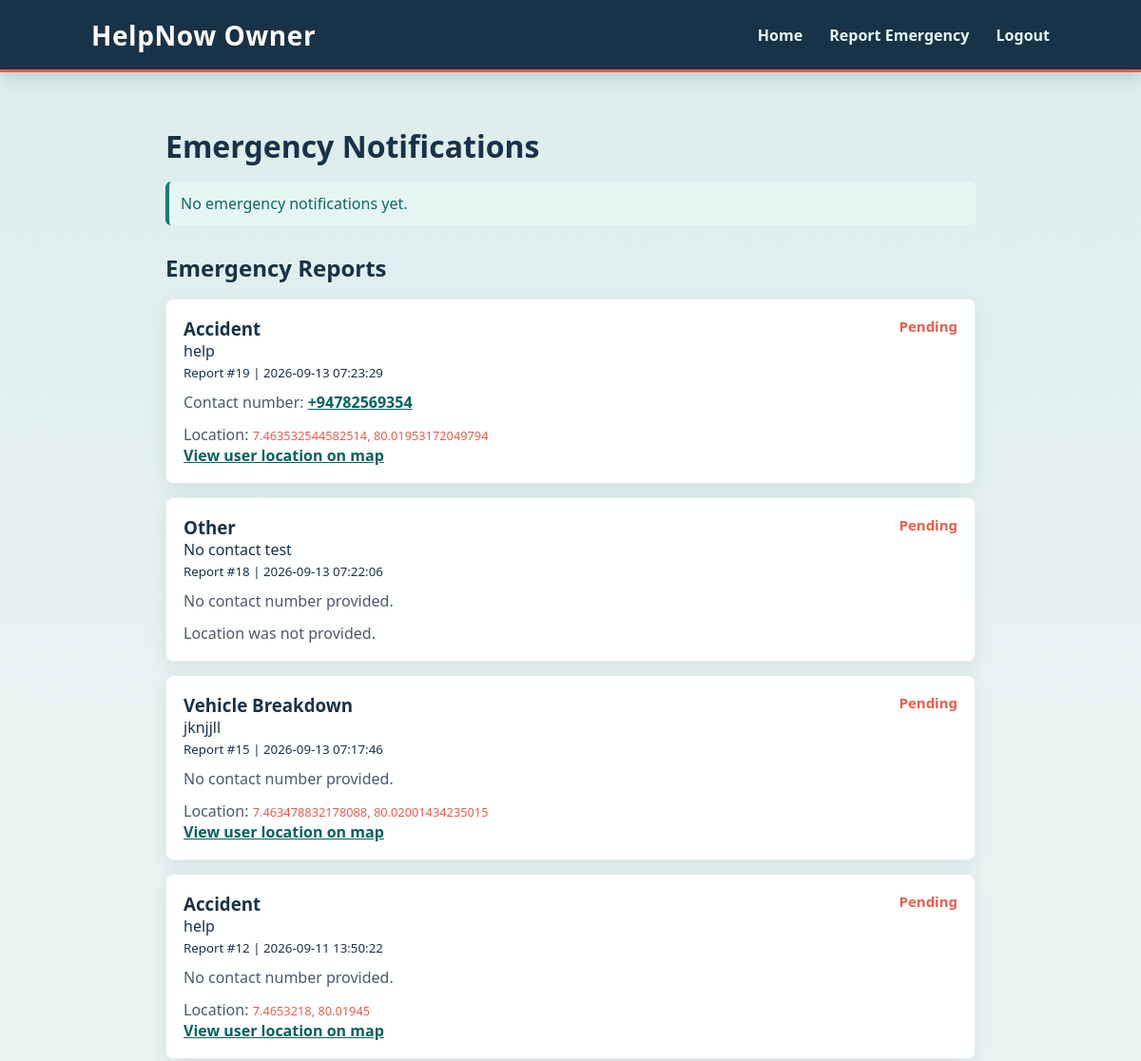
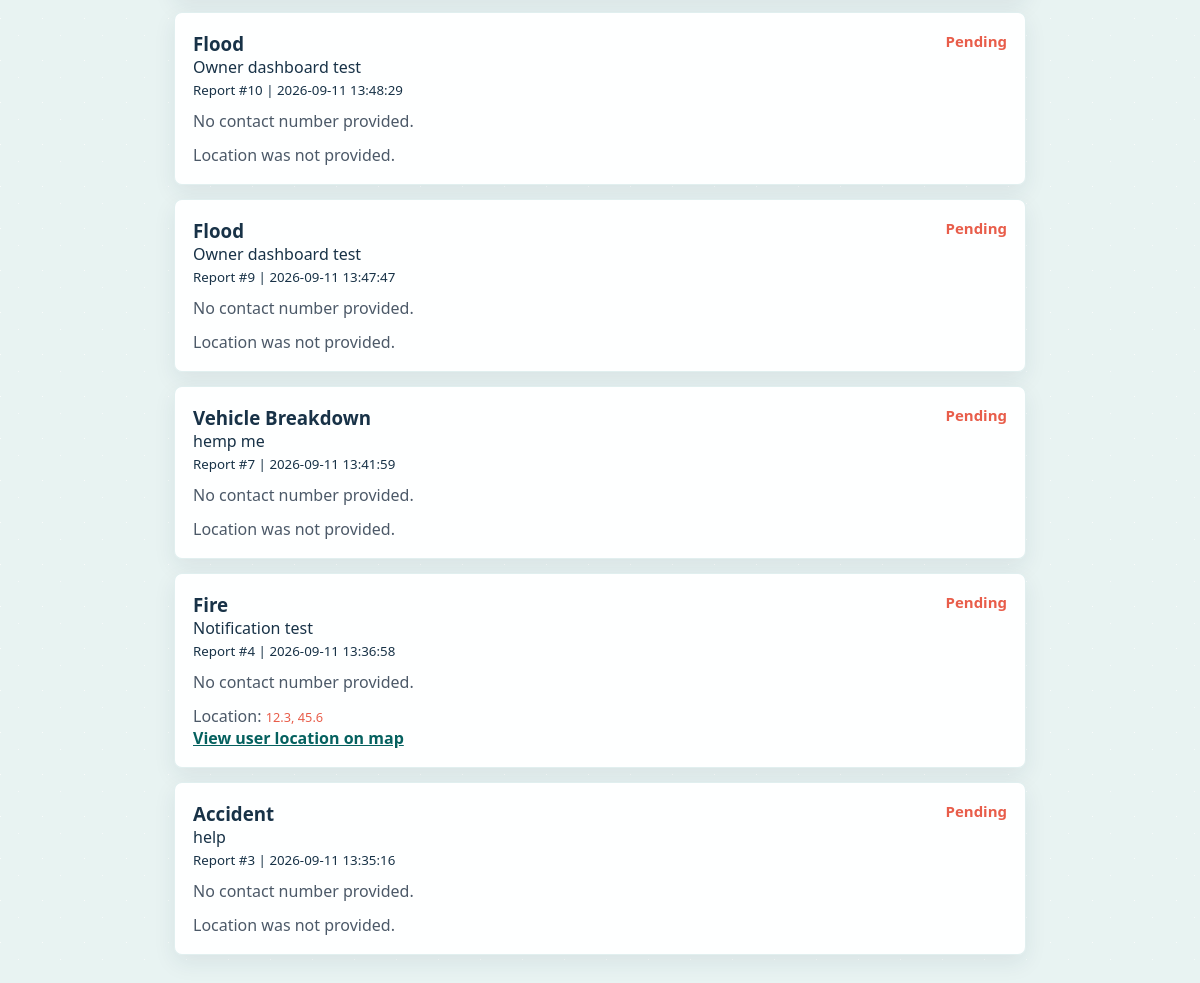
Page /owner (signed in) on the committed database (2 pictures, top to bottom).
### tables this page shows
CREATE TABLE emergency_reports (
    id INTEGER PRIMARY KEY AUTOINCREMENT,
    user_id INTEGER NOT NULL,
    type TEXT NOT NULL,
    description TEXT,
    latitude REAL,
    longitude REAL,
    status TEXT DEFAULT 'pending',
    priority TEXT DEFAULT 'normal',
    created_at TIMESTAMP DEFAULT CURRENT_TIMESTAMP, recipient_phone TEXT, live_location INTEGER DEFAULT 0, location_updated_at TIMESTAMP,

    FOREIGN KEY (user_id)
    REFERENCES users(id)
);

### app.py (the view)
@app.route("/owner")
def owner_dashboard():
    if session.get("owner_id") is None:
        return redirect(url_for("login", next="owner_dashboard"))
    with get_connection() as connection:
        reports = connection.execute(
            """
            SELECT emergency_reports.*, users.name AS reporter_name
            FROM emergency_reports
            JOIN users ON users.id = emergency_reports.user_id
            ORDER BY emergency_reports.id DESC
            """
        ).fetchall()
        notifications = connection.execute(
            """
            SELECT notifications.message, notifications.created_at
            FROM notifications
            JOIN users ON users.id = notifications.user_id
            WHERE users.email = ?
            ORDER BY notifications.id DESC
            LIMIT 20
            """,
            ("owner",),
        ).fetchall()
    return render_template(
        "owner.html",
        reports=reports,
        notifications=notifications,
    )

### app.py (called while the page is built)
def get_connection():
    connection = sqlite3.connect(DATABASE_PATH)
    connection.row_factory = sqlite3.Row
    return connection

### templates/owner.html (shortened to what this page needs)
<!DOCTYPE html>
<html lang="en">
<head>
    <link rel="stylesheet" href="{{ url_for('static', filename='css/style.css') }}">
</head>
<body>
    <nav class="navbar">
        <div class="logo">HelpNow Owner</div>
        <div class="nav-links">
            <a href="{{ url_for('home') }}">Home</a>
            <a href="{{ url_for('report') }}">Report Emergency</a>
            <a href="{{ url_for('logout') }}">Logout</a>
        </div>
    </nav>
    <main class="dashboard-section">
        <h1>Emergency Notifications</h1>
        {% for notification in notifications %}
        <p class="form-message warning">{{ notification.message }}<br><small>{{ notification.created_at }}</small></p>
        {% else %}
        <p class="form-message success">No emergency notifications yet.</p>
        {% endfor %}
        <h2>Emergency Reports</h2>
        <div class="report-list">
            {% for report in reports %}
            <article class="report-item">
                <h3>{{ report.type }} <span>{{ report.status|capitalize }}</span></h3>
                <p>{{ report.description }}</p>
                <small>Report #{{ report.id }} | {{ report.created_at }}</small>
                {% if report.recipient_phone %}
                <p class="contact-details">Contact number: <a href="tel:{{ report.recipient_phone }}">{{ report.recipient_phone }}</a></p>
                {% else %}
                <p class="contact-details">No contact number provided.</p>
                {% endif %}
                {% if report.latitude is not none and report.longitude is not none %}
                <p class="location-details">
                    Location: <span data-location="{{ report.id }}">{{ report.latitude }}, {{ report.longitude }}</span>
                    {% if report.live_location %}<span class="live-badge" data-live="{{ report.id }}">LIVE</span>{% endif %}<br>
                    <a data-map-link="{{ report.id }}" href="https://www.google.com/maps/search/?api=1&query={{ report.latitude }},{{ report.longitude }}" target="_blank" rel="noopener">View user location on map</a>
                </p>
                {% else %}
                <p class="location-details" data-location-details="{{ report.id }}">Location was not provided.</p>
                {% endif %}
            </article>
            {% else %}
            <p>No reports yet.</p>
            {% endfor %}
        </div>
    </main>
</body>
</html>

### static/css/style.css (style rules this page uses)
:root { --ink: #183247; --muted: #607383; --paper: #ffffff; --mist: #eef7f6; --teal: #087f7a; --teal-dark: #05615f; --coral: #e85d4a; --line: #d5e4e5; --shadow: 0 16px 40px rgba(24, 50, 71, 0.11); }
* { margin: 0; padding: 0; box-sizing: border-box; }
body { min-height: 100vh; color: var(--ink); font-family: "Trebuchet MS", "Segoe UI", sans-serif; background-color: #e8f3f2; background-image: linear-gradient(115deg, rgba(255, 255, 255, 0.72) 1px, transparent 1px), linear-gradient(25deg, rgba(255, 255, 255, 0.62) 1px, transparent 1px), linear-gradient(180deg, rgba(8, 127, 122, 0.06), transparent 35%); background-position: 0 0, 18px 18px, 0 0; background-size: 42px 42px, 42px 42px, 100% 100%; }
.navbar { min-height: 76px; background: #183247; display: flex; align-items: center; justify-content: space-between; padding: 0 clamp(20px, 8%, 120px); border-bottom: 3px solid var(--coral); box-shadow: 0 4px 18px rgba(24, 50, 71, 0.2); }
.logo { color: #ffffff; font-size: 28px; font-weight: 800; letter-spacing: 0.02em; }
.nav-links a { text-decoration: none; margin-left: 24px; color: #e9f7f5; font-weight: 700; }
.emergency-section h2, .dashboard-section h1, .dashboard-section h2, .report-section h1 { color: var(--ink); }
.form-message { margin: 16px 0; padding: 12px; border-radius: 6px; }
.form-message.success { background: #e5f6f2; border-left: 4px solid var(--teal); color: #12645f; }
.dashboard-section { max-width: 900px; margin: 56px auto; padding: 0 24px 56px; }
.dashboard-section h2 { margin: 28px 0 16px; }
.report-item { margin-bottom: 14px; padding: 18px; background: rgba(255, 255, 255, 0.96); border: 1px solid rgba(8, 127, 122, 0.12); border-radius: 8px; box-shadow: 0 8px 22px rgba(24, 50, 71, 0.08); }
.report-item h3 { display: flex; justify-content: space-between; gap: 16px; }
.report-item span { color: var(--coral); font-size: 0.8em; }
.location-details { margin-top: 12px; color: #4c5968; }
.location-details a { color: var(--teal-dark); font-weight: bold; }
.contact-details { margin-top: 10px; color: #4c5968; }
.contact-details a { color: var(--teal-dark); font-weight: bold; }

### rows in the picture
emergency_reports: type "Accident", status "Pending", description "help", id "19", created_at "2026-09-13 07:23:29", recipient_phone "+94782569354", latitude "7.463532544582514", longitude "80.01953172049794"
emergency_reports: type "Other", status "Pending", description "No contact test", id "18", created_at "2026-09-13 07:22:06", shows "No contact number provided."
emergency_reports: type "Vehicle Breakdown", status "Pending", description "jknjjll", id "15", created_at "2026-09-13 07:17:46", shows "No contact number provided.", latitude "7.463478832178088", longitude "80.02001434235015"
emergency_reports: type "Accident", status "Pending", description "help", id "12", created_at "2026-09-11 13:50:22", shows "No contact number provided.", latitude "7.4653218", longitude "80.01945"
emergency_reports: type "Flood", status "Pending", description "Owner dashboard test", id "10", created_at "2026-09-11 13:48:29", shows "No contact number provided."
emergency_reports: type "Flood", status "Pending", description "Owner dashboard test", id "9", created_at "2026-09-11 13:47:47", shows "No contact number provided."
emergency_reports: type "Vehicle Breakdown", status "Pending", description "hemp me", id "7", created_at "2026-09-11 13:41:59", shows "No contact number provided."
emergency_reports: type "Fire", status "Pending", description "Notification test", id "4", created_at "2026-09-11 13:36:58", shows "No contact number provided.", latitude "12.3", longitude "45.6"
emergency_reports: type "Accident", status "Pending", description "help", id "3", created_at "2026-09-11 13:35:16", shows "No contact number provided."
